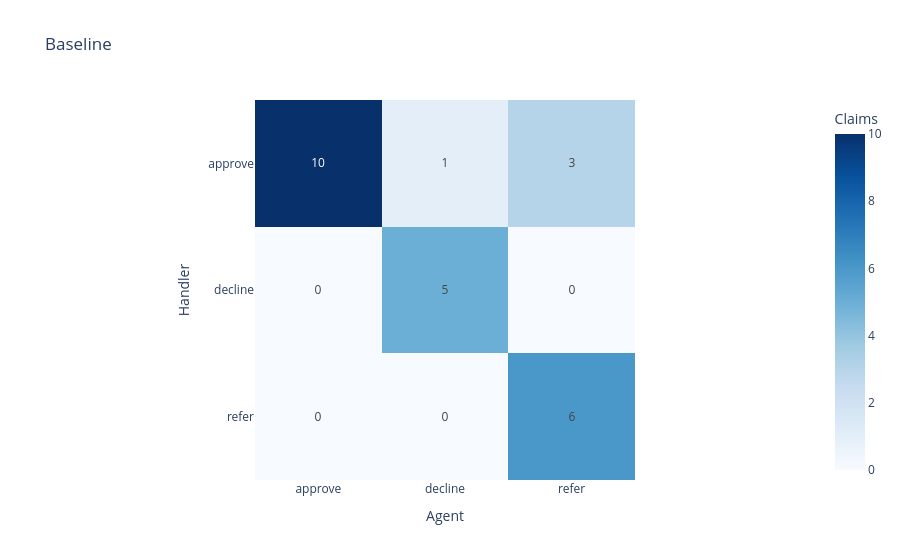

The cell this chart's notebook holds for it:
### Code cell
baseline_table = pd.concat(baseline_tables, ignore_index=True)
show_confusion_matrix(baseline_table, "Baseline")

### Figure 1 — Plotly figure (JSON) as saved in the notebook; plotly's stock layout.template omitted (floating-point values rounded to 4 significant figures)
{"data": [{"coloraxis": "coloraxis", "hovertemplate": "Agent: %{x}<br>Handler: %{y}<br>Claims: %{z}<extra></extra>", "name": "0", "texttemplate": "%{z}", "type": "heatmap", "x": ["approve", "decline", "refer"], "xaxis": "x", "y": ["approve", "decline", "refer"], "yaxis": "y", "z": [[10, 1, 3], [0, 5, 0], [0, 0, 6]]}], "layout": {"coloraxis": {"autocolorscale": false, "colorbar": {"title": {"text": "Claims"}}, "colorscale": [[0, "rgb(247,251,255)"], [0.125, "rgb(222,235,247)"], [0.25, "rgb(198,219,239)"], [0.375, "rgb(158,202,225)"], [0.5, "rgb(107,174,214)"], [0.625, "rgb(66,146,198)"], [0.75, "rgb(33,113,181)"], [0.875, "rgb(8,81,156)"], [1, "rgb(8,48,107)"]]}, "title": {"text": "Baseline"}, "xaxis": {"anchor": "y", "constrain": "domain", "domain": [0, 1], "scaleanchor": "y", "title": {"text": "Agent"}}, "yaxis": {"anchor": "x", "autorange": "reversed", "constrain": "domain", "domain": [0, 1], "title": {"text": "Handler"}}}}
